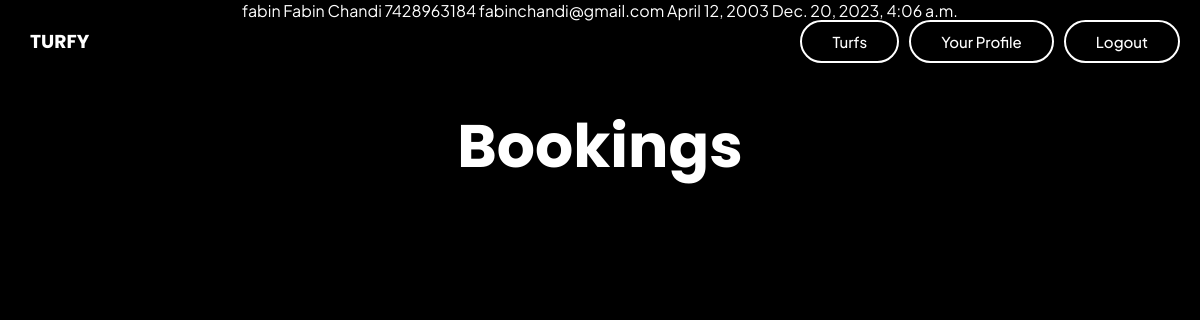
The page /player-profile/ (signed in) on the database its author committed.
### app/models.py (models this page shows, shortened)
class Player(models.Model):
    user = models.ForeignKey(User, null=True, on_delete=models.SET_NULL)
    firstName = models.CharField("First Name", max_length=25, null=True)
    lastName = models.CharField("Last Name", max_length=25, null=True)
    mobile = models.CharField("Mobile Number", max_length=25, null=True)
    email = models.EmailField("Email Address", null=True)
    dateOfBirth = models.DateField("Date of Birth", null=True)
    dateCreated = models.DateTimeField("Date Created", auto_now_add=True)

### app/views.py (the view)
# urls.py: path('player-profile/', views.playerProfile, name='playerProfile'),
def playerProfile(request):
    player = Player.objects.get(user=request.user)
    bookings = Booking.objects.filter(player=player)
    context = {
        'player':player,
        'bookings':bookings,
    }
    return render(request, 'app/playerProfile.html', context)

### app/templates/app/playerProfile.html (shortened to what this page needs)
{% extends 'app/main.html' %} {% load static %}  {% block content %}
{{player.user}} {{player.firstName}}
{{player.lastName}} {{player.mobile}} {{player.email}} {{player.dateOfBirth}}
{{player.dateCreated}}
<h1>Bookings</h1>
 {% endblock %}

### static/css/styles.css (style rules this page uses)
* { margin: 0; padding: 0; font-family: 'Plus Jakarta Sans', sans-serif; color: white; transition: all 0.3s ease; }
h1, h2, h3, h4, h5 { font-family: 'Poppins', sans-serif; margin-top: 1em; text-align: center; }
h1 { font-size: 60px; }
body { background-color: black; display: flex; flex-direction: column; justify-content: space-around; align-items: center; gap: 20px; }

### rows shown on the page
Player: user "fabin", firstName "Fabin", lastName "Chandi", mobile "7428963184", email "fabinchandi@gmail.com", dateOfBirth "April 12, 2003", dateCreated "Dec. 20, 2023, 4:06 a.m."
